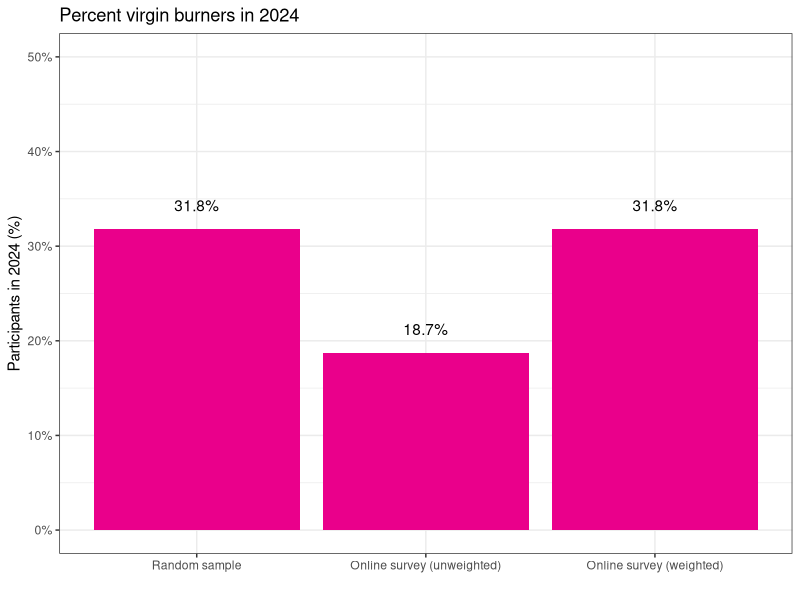

This chart was generated by the following R code:
## ---- chunk 1
library(kableExtra)
responseTable <- matrix(cbind(c("11,919", "11,676", "9,585", "7,137", 
                                "9,168", "8,745", "7,737", "8,382", "7,712", "5,938"),
                              c("68,000", "68,000", "70,000", "70,000", 
                                "70,000", "70,000", "80,000", "87,000", "77,000", "72,000"),
                              c("17%", "18%", "14%", "11%", "13%", "12%",
                              "10%", "10%", "10%", "8%")), ncol = 3)
rownames(responseTable) <- c(2013:2019, 2022:2024)
responseTable |>
  kbl(col.names = c("Survey responses (n)", "BRC Population", "Response rate"),
      row.names = TRUE) |>
  kable_paper("striped", full_width = F) |>
  kable_styling() |>
  column_spec(column = 1:1, width_min = "9.5em")

## ---- chunk 2
library(ggplot2)
library(scales)
plotDat <- data.frame(est = c(0.318, 0.187, 0.318),
                      label = c("31.8%", "18.7%", "31.8%"),
                      type = factor(c("Random sample", 
                                      "Online survey (unweighted)",
                                      "Online survey (weighted)"),
                                    levels = c("Random sample", 
                                      "Online survey (unweighted)",
                                      "Online survey (weighted)")))
ggplot(plotDat, aes(x = type, y = est)) +
  geom_bar(stat = "identity", fill = "#EA008B") +
  geom_text(aes(label = label), vjust = -1.5, colour = "black") +
  scale_y_continuous(labels = percent, limits = c(0, 0.5)) +
  theme_bw() +
  labs(x = "", y = "Participants in 2024 (%)",
       title = "Percent virgin burners in 2024")
